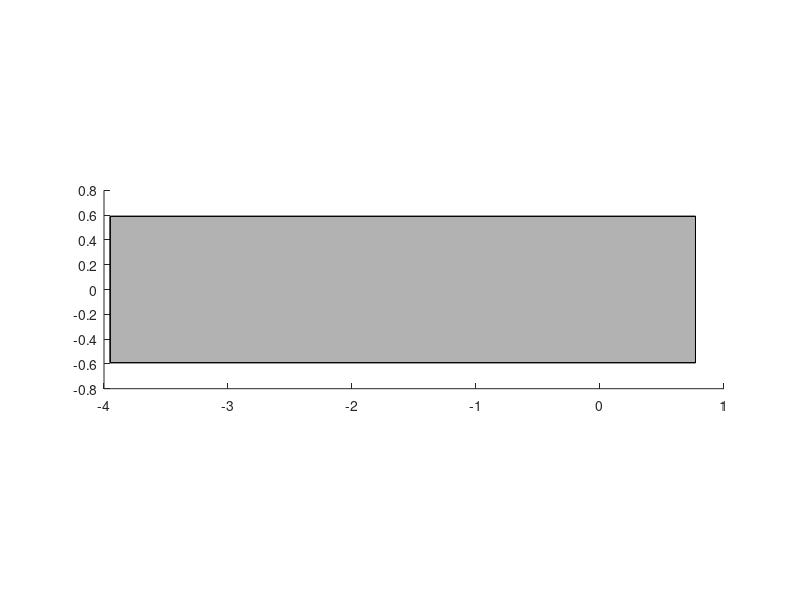

This figure's MATLAB source:
function p = makeLink3(parentAxes, faceColor)
if (nargin == 0)
    parentAxes = gca;
    faceColor = [.7 .7 .7];
elseif (nargin == 1)
    faceColor = [.7 .7 .7];
end
set(parentAxes, 'DataAspectRatio', [1 1 1]);
link3Verts = [-3.95	-0.59	0.75
    -3.95	-0.59	-0.75
    0.77	-0.59	-0.75
    0.77	-0.59	0.75
    -3.95	0.59	0.75
    -3.95	0.59	-0.75
    0.77	0.59	-0.75
    0.77	0.59	0.75];
link3Faces = [1 2 3 4;
    1 2 6 5;
    2 3 7 6;
    3 4 8 7;
    4 1 5 8;
    5 6 7 8];

p = patch('Parent', parentAxes, 'Faces',link3Faces,'Vertices',link3Verts,'FaceColor',faceColor);

end


